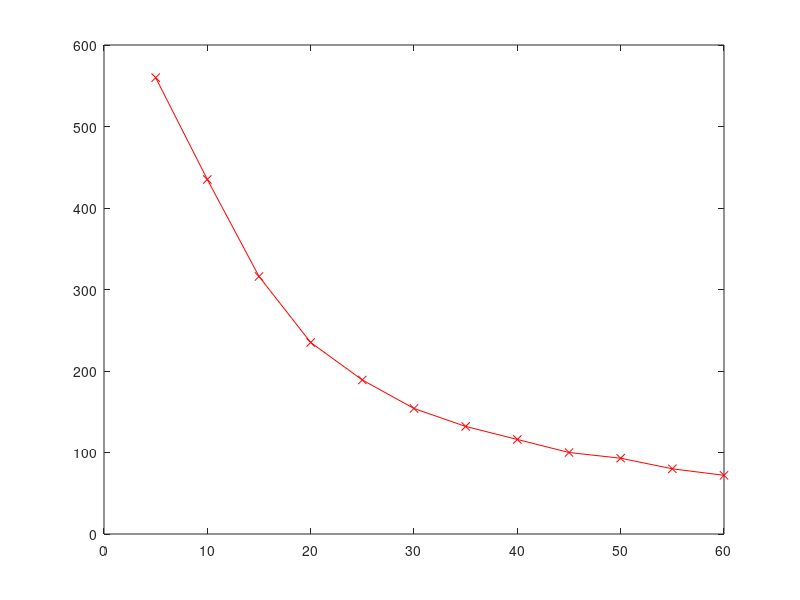

Write MATLAB code to recreate this figure. (Note: this script raises an error after producing the figure.)
dist = [5:5:60]';
read = [560, 435, 316, 235, 189, 154, 132, 116, 100, 93, 80, 72]';

plot(dist, read, '-rx')
hold on

f = fit(dist, read,'exp1')

a = 89.88;
b = -0.006513;

x = 5:0.05:60;
p = polyfit(dist, read, 3)
f1 = polyval(p, x);

[ones(size(dist)),log(dist)]\read;
c = 872.2273;
d = -203.1713;


% plot(read, a*exp(b*dist), 'blue')
plot(x, f1, 'green')
% plot(x, c+d*log(x), 'black')
hold off

syms x
f = p(1,1) * x^3 + p(1,2) * x^2 + p(1,3) * x + p(1,4);
g = finverse(f)
